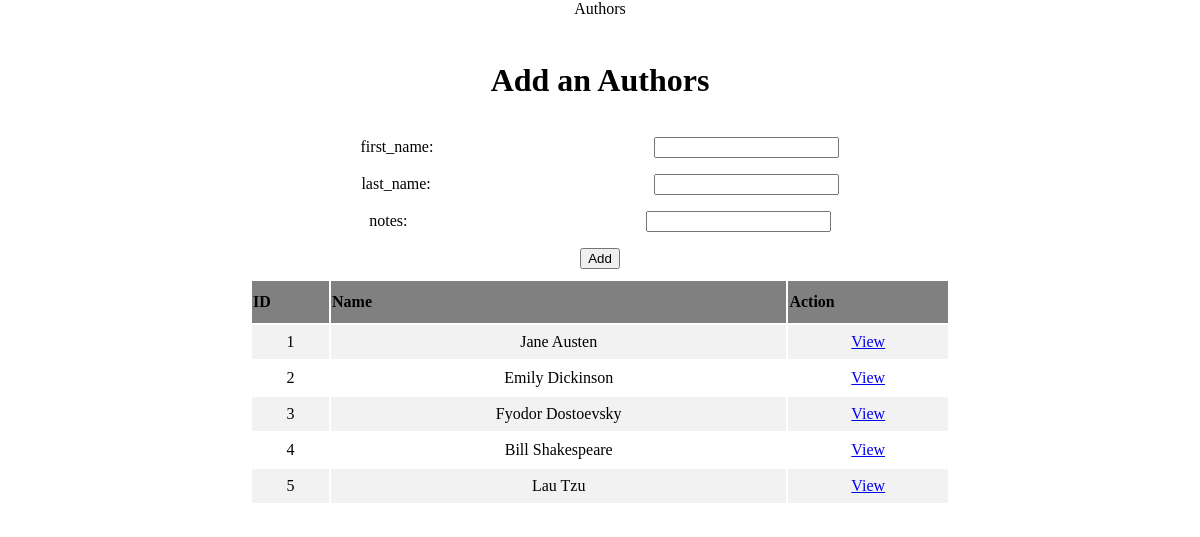
The app's page /authors, older data.
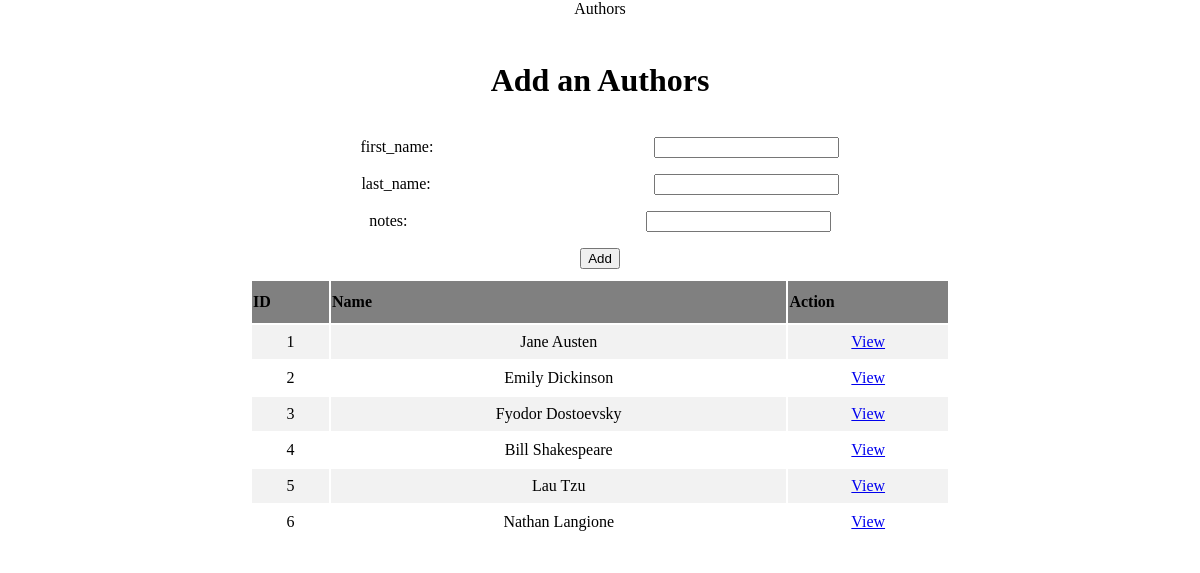
The same page, newer data.
### books_authors_app/models.py (models this page shows, shortened)
class Authors(models.Model):
    first_name = models.CharField(max_length=45)
    last_name = models.CharField(max_length=45)
    notes = models.TextField()
    books = models.ManyToManyField(Books, related_name="author")
    created_at = models.DateTimeField(auto_now_add=True)
    updated_at = models.DateTimeField(auto_now=True)

### books_authors_app/views.py (the view)
# urls.py: path('authors', views.authors),
def authors(request):
    context = {
        "all_authors": Authors.objects.all()
    }
    return render(request,'authors.html', context)

### books_authors_app/templates/authors.html (shortened to what this page needs)
<!DOCTYPE html>
<html>
    <head>
        <first_name>Authors</first_name>
        {% load static %}
        <link rel="stylesheet" href="{% static 'css/style.css' %}">
    </head>
    <body>
        <div>
            <h1> Add an Authors</h1>
            <form action="/create_author" method="post">
                <p>
                    first_name: <input name="first_name" type="text">
                </p>
                <p>
                    last_name: <input name="last_name" type="text">
                </p>
                <p>
                    notes: <input name="notes" type="text">
                </p>
                <button type="submit">Add</button>
            </form>
        </div>
        <div>
            <table>
                <tr>
                    <th>ID</th>
                    <th>Name</th>
                    <th>Action</th>
                </tr>
                {% for author in all_authors %}
                <tr>
                    <td>{{author.id}}</td>
                    <td>{{author.first_name}} {{author.last_name}}</td>
                    <td><a href="show_author/{{author.id}}">View</a></td>
                    {% endfor %}
                </tr>
            </table>
        </div>
    </body>

Row changes from the older to the newer data that the page shows:
added Authors: id "6", first_name "Nathan", last_name "Langione"
